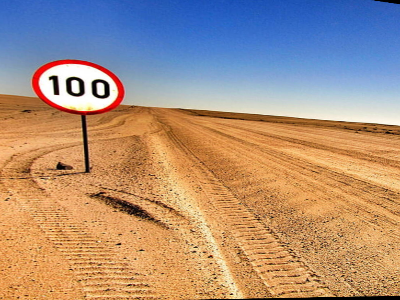
#> input picture data/sign2.png, 400 x 300 px
$ python main.py
#> lines starting #> are read from the running program, lines starting #| are printed output that depends on the picture
### src/image_stitch.py
import cv2
import numpy as np
import matplotlib.pyplot as plt


def image_stitch(image1, image2):

#> called with image1 = '../data/sign2.png', image2 = '../data/sign1.png'
    img1_color = cv2.imread(image1)
#> img1_color is the input picture: shape (300, 400, 3); mean B, G, R 125.8, 144.8, 171.5
    img2_color = cv2.imread(image2)
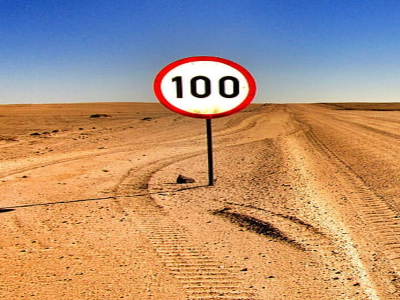
#> input picture data/sign1.png, 400 x 300 px
#> img2_color is the input picture: shape (300, 400, 3); mean B, G, R 120.7, 145.8, 179.1

    img1 = cv2.cvtColor(img1_color, cv2.COLOR_BGR2GRAY)
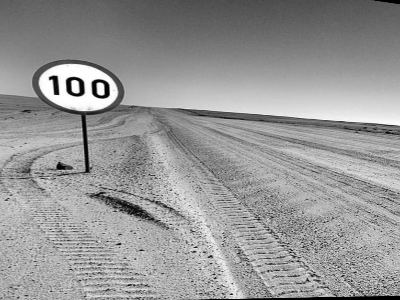
#> img1: shape (300, 400); min 0, max 255, mean 150.6
    img2 = cv2.cvtColor(img2_color, cv2.COLOR_BGR2GRAY)
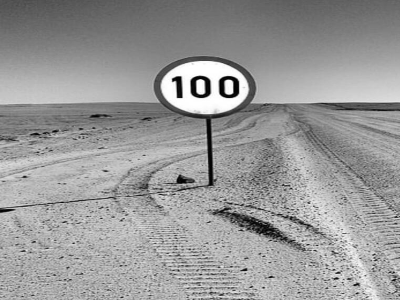
#> img2: shape (300, 400); min 0, max 255, mean 152.9

    sift = cv2.SIFT_create()

    kp1, desc1 = sift.detectAndCompute(img1, None)
#> kp1 = 456 keypoints; strongest (x, y, size): (56, 92, 4.2), (54, 79, 5.1), (107, 94, 4.4), (94, 83, 4.3)
    kp2, desc2 = sift.detectAndCompute(img2, None)
#> kp2 = 449 keypoints; strongest (x, y, size): (178, 80, 5.6), (179, 94, 4.8), (229, 87, 6.1), (200, 86, 6.1)

    bf = cv2.BFMatcher(cv2.NORM_L1, crossCheck=True)

    matches = bf.match(desc1, desc2)
#> matches = 193 matches
    matches = sorted(matches, key = lambda x:x.distance)

    img3 = cv2.drawMatches(img1, kp1, img2, kp2, matches[:50], img2, flags=2)
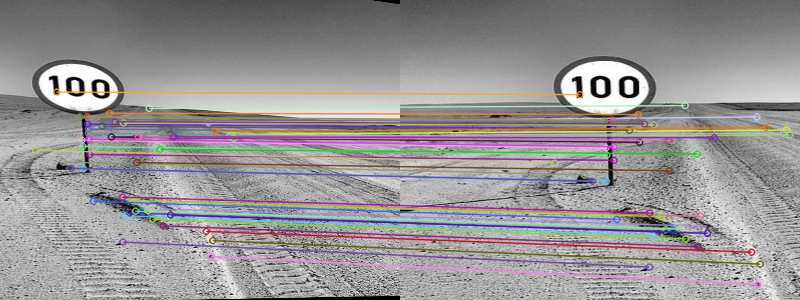
#> img3: shape (300, 800, 3); mean of channels 0, 1, 2 149, 148, 151.2; drawn as B, G, R
    plt.imshow(img3), plt.show()


    src_pts = np.float32([kp1[m.queryIdx].pt for m in matches ]).reshape(-1,1,2)
#> src_pts = 193 rows, first 8: [81.52, 139.6], [87.89, 128.4], [163, 225.3], [87.16, 123.6], [82.4, 145.9], [163.9, 200.8], [231, 134], [87.91, 132.9]
    dst_pts = np.float32([kp2[m.trainIdx].pt for m in matches ]).reshape(-1,1,2)
#> dst_pts = 193 rows, first 8: [205.5, 147.4], [213.1, 134.1], [298.2, 246.4], [212.5, 128.4], [206.3, 154.6], [299.9, 215.9], [386, 129.6], [213, 139.2]

    H, _ = cv2.findHomography(src_pts, dst_pts, cv2.RANSAC, 5.0)
#> H = [[0.982, -0.0499, 122.8], [-0.129, 1.1, -2.45], [-0.000439, -7.75e-05, 1]]

    width = img1.shape[1] + img2.shape[1]
#> width = 800
    height = img1.shape[0] + img2.shape[0]
#> height = 600

    result = cv2.warpPerspective(img1_color, H, (width, height))
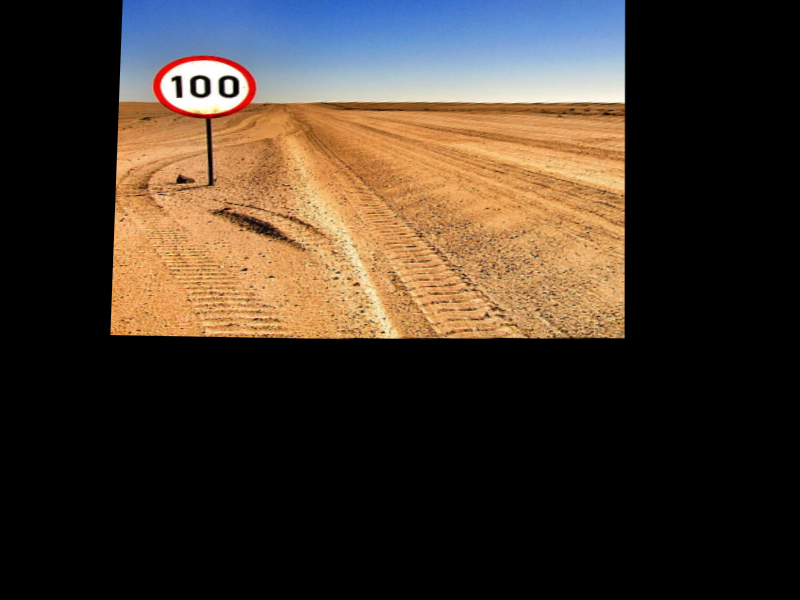
#> result: shape (600, 800, 3); mean B, G, R 43, 53.9, 66.2
    result[0:img2_color.shape[0], 0:img2_color.shape[1]] = img2_color
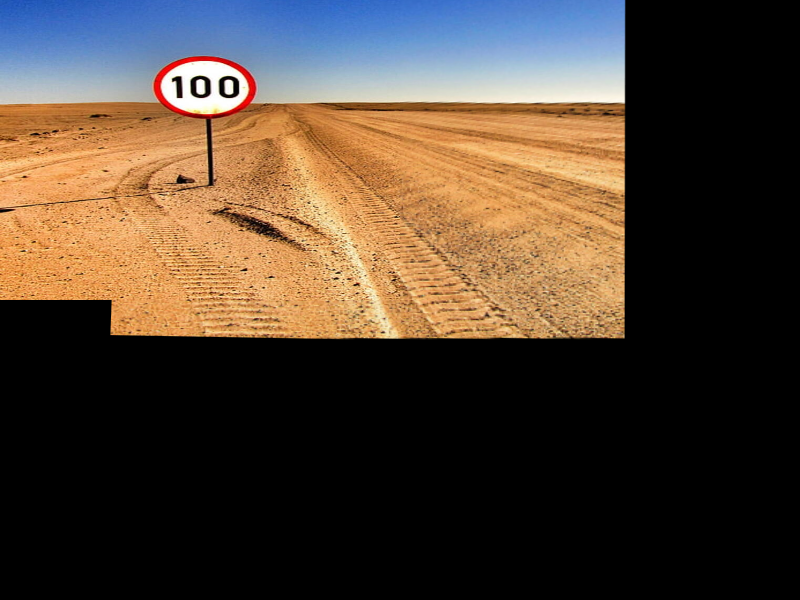
#> result: shape (600, 800, 3); mean B, G, R 52, 64.6, 79.4
    result = result[:338, :625]
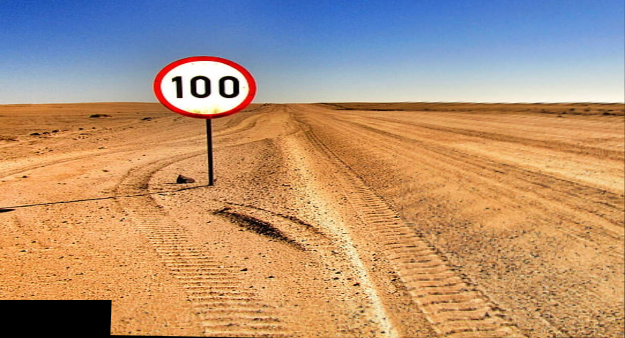
#> result: shape (338, 625, 3); mean B, G, R 118, 146.7, 180.2

    cv2.imshow('result', result)
    cv2.waitKey(0)

### src/main.py
from src.image_stitch import *

if __name__ == "__main__":

    image_stitch('../data/sign2.png', '../data/sign1.png')
